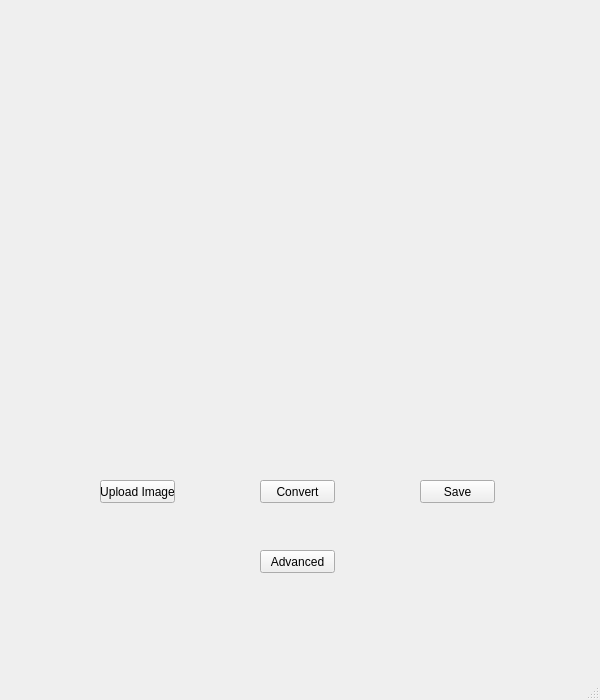
<?xml version="1.0" encoding="UTF-8"?>
<ui version="4.0">
 <class>MainWindow</class>
 <widget class="QMainWindow" name="MainWindow">
  <property name="geometry">
   <rect>
    <x>0</x>
    <y>0</y>
    <width>600</width>
    <height>700</height>
   </rect>
  </property>
  <property name="windowTitle">
   <string>MainWindow</string>
  </property>
  <widget class="QWidget" name="centralwidget">
   <widget class="QPushButton" name="btn_upload">
    <property name="geometry">
     <rect>
      <x>100</x>
      <y>480</y>
      <width>75</width>
      <height>23</height>
     </rect>
    </property>
    <property name="text">
     <string>Upload Image</string>
    </property>
   </widget>
   <widget class="QPushButton" name="btn_convert">
    <property name="geometry">
     <rect>
      <x>260</x>
      <y>480</y>
      <width>75</width>
      <height>23</height>
     </rect>
    </property>
    <property name="text">
     <string>Convert</string>
    </property>
   </widget>
   <widget class="QPushButton" name="btn_save">
    <property name="geometry">
     <rect>
      <x>420</x>
      <y>480</y>
      <width>75</width>
      <height>23</height>
     </rect>
    </property>
    <property name="text">
     <string>Save</string>
    </property>
   </widget>
   <widget class="QPushButton" name="btn_advanced">
    <property name="geometry">
     <rect>
      <x>260</x>
      <y>550</y>
      <width>75</width>
      <height>23</height>
     </rect>
    </property>
    <property name="text">
     <string>Advanced</string>
    </property>
   </widget>
   <widget class="QLabel" name="imagePreview">
    <property name="geometry">
     <rect>
      <x>20</x>
      <y>50</y>
      <width>250</width>
      <height>400</height>
     </rect>
    </property>
    <property name="text">
     <string/>
    </property>
   </widget>
   <widget class="QLabel" name="textPreview">
    <property name="geometry">
     <rect>
      <x>330</x>
      <y>50</y>
      <width>250</width>
      <height>400</height>
     </rect>
    </property>
    <property name="text">
     <string/>
    </property>
   </widget>
  </widget>
  <widget class="QMenuBar" name="menubar">
   <property name="geometry">
    <rect>
     <x>0</x>
     <y>0</y>
     <width>600</width>
     <height>21</height>
    </rect>
   </property>
  </widget>
  <widget class="QStatusBar" name="statusbar"/>
 </widget>
 <resources/>
 <connections/>
</ui>
